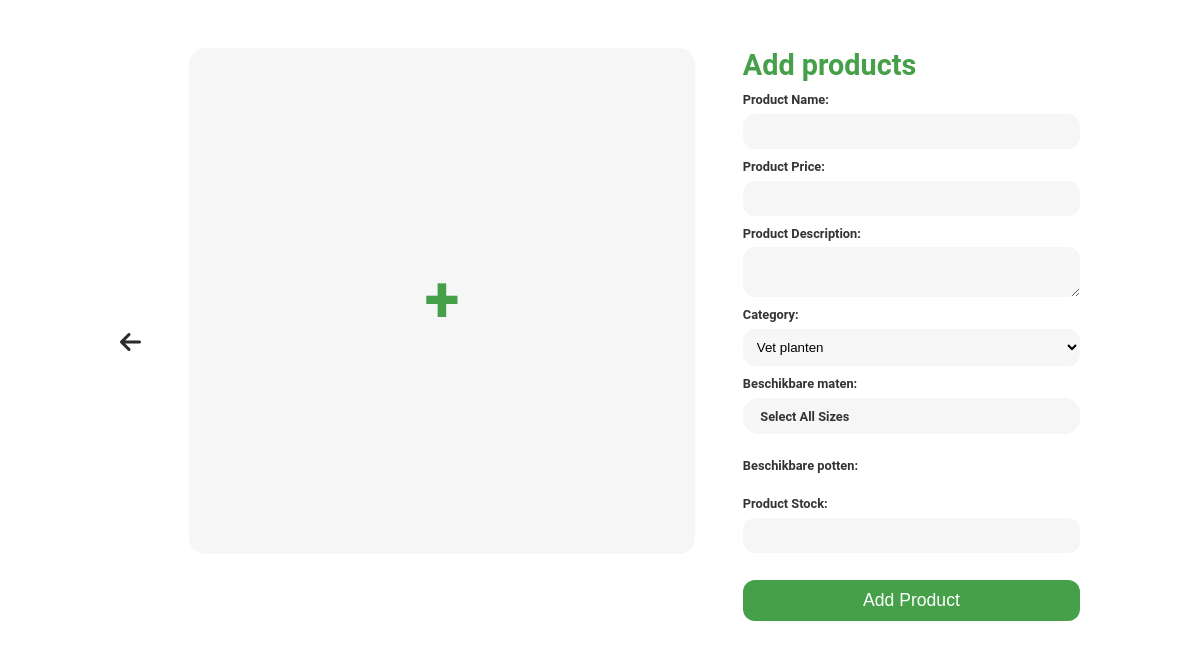
Before: /add-product.php (signed in) with the older database file.
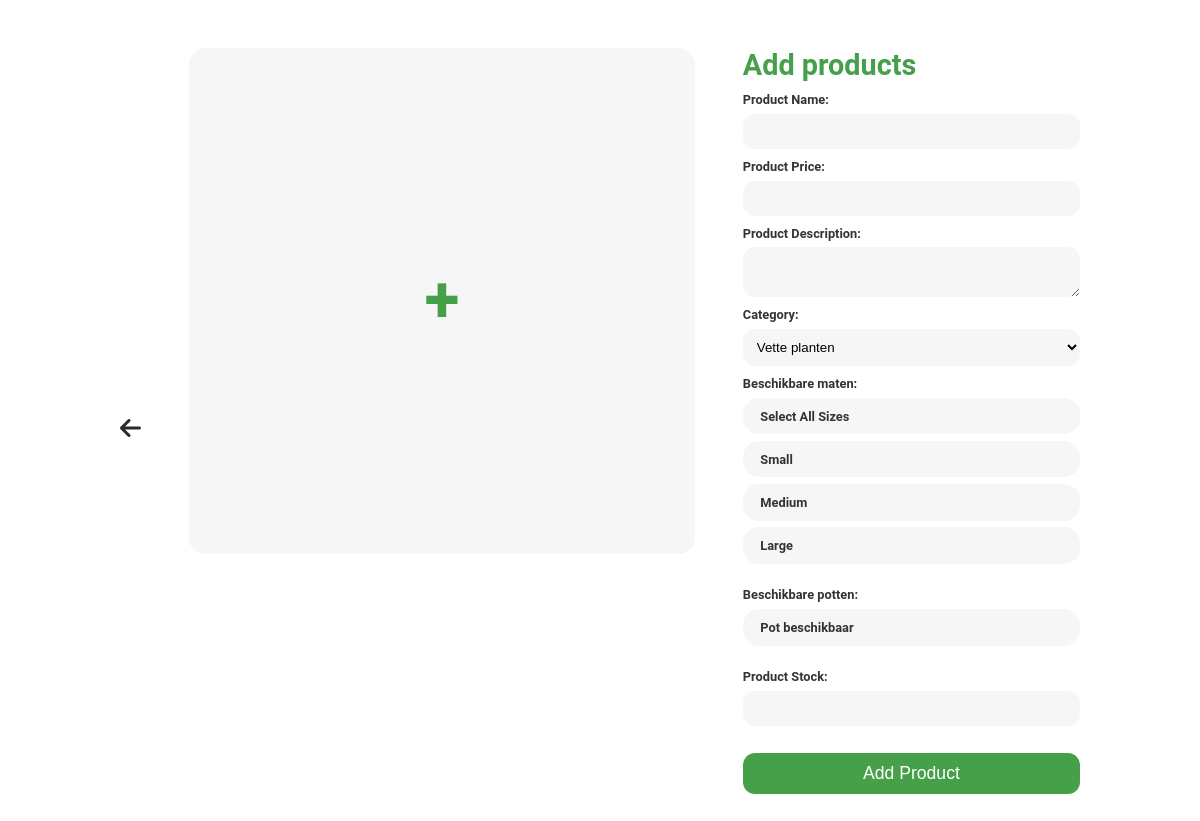
After: the same page with the newer database file.
### tables this page shows
CREATE TABLE `options` (
  `id` int(11) NOT NULL,
  `name` varchar(255) NOT NULL,
  `type` enum('size','pot') NOT NULL
);

### classes/Category.php (called while the page is built, shortened)
<?php
class Category
{
    public static function getAll()
    {
        $conn = Db::getConnection();
        $statement = $conn->prepare("SELECT * FROM category");
        $statement->execute();
        return $statement->fetchAll(PDO::FETCH_ASSOC);
    }
}
?>

### classes/Option.php (called while the page is built, shortened)
<?php
class Option {
    public static function getAll() {
        $conn = Db::getConnection();
        $statement = $conn->prepare("SELECT * FROM options");
        $statement->execute();
        return $statement->fetchAll(PDO::FETCH_ASSOC);
    }
}

### add-product.php (the view, shortened to what this page needs)
<?php
include_once(__DIR__ . '/classes/Category.php');
include_once(__DIR__ . '/classes/Option.php');
$categories = Category::getAll();
$options = Option::getAll();
?>
<!DOCTYPE html>
<html lang="en">
<head>
    <link rel="stylesheet" href="https://cdnjs.cloudflare.com/ajax/libs/font-awesome/6.0.0-beta3/css/all.min.css">
    <link rel="stylesheet" href="style.css">
</head>
<body>
<section class="product padding">
    <form class="form-group add-product-container" method="post" action="" enctype="multipart/form-data">
        <div class="back">
            <a class="back-icon" href="admin-dash.php">
                <i class="fa fa-arrow-left" aria-hidden="true"></i>
            </a>
        </div>
        <div class="product-image">
            <label for="image" class="image-upload-label">
                <span class="upload-icon">+</span>
            </label>
        </div>
        <div class="product-details">
            <h2>Add products</h2>
            <label for="product_name">Product Name:</label>
            <input type="text" id="product_name" name="product_name" required>
            <label for="product_price">Product Price:</label>
            <input type="number" id="product_price" name="product_price" required>
            <label for="product_description">Product Description:</label>
            <textarea id="product_description" name="product_description" required></textarea>
            <label for="category">Category:</label>
            <select name="category" id="category">
                <?php if (!empty($categories)): ?>
                    <?php foreach ($categories as $category): ?>
                        <option value="<?= htmlspecialchars($category['id']); ?>">
                            <?= htmlspecialchars($category['name']); ?>
                        </option>
                    <?php endforeach; ?>
                <?php else: ?>
                    <option value="">No categories available</option>
                <?php endif; ?>
            </select>
            <div class="options-group">
                <label>Beschikbare maten:</label>
                <label class="option-button">
                    <span>Select All Sizes</span>
                </label>
                <?php foreach ($options as $option): ?>
                    <?php if ($option['type'] == 'size'): ?>
                        <label class="option-button">
                            <span><?= htmlspecialchars($option['name']); ?></span>
                        </label>
                    <?php endif; ?>
                <?php endforeach; ?>
            </div>
            <div class="options-group">
                <label>Beschikbare potten:</label>
                <?php foreach ($options as $option): ?>
                    <?php if ($option['type'] == 'pot'): ?>
                        <label class="option-button">
                            <span><?= htmlspecialchars($option['name']); ?></span>
                        </label>
                    <?php endif; ?>
                <?php endforeach; ?>
            </div>
            <label for="product_stock">Product Stock:</label>
            <input type="number" id="product_stock" name="product_stock" required>
            <button class="btn btn-admin" type="submit" name="add_product">Add Product</button>
        </div>
    </form>
</section>
</body>
</html>

Changed rows visible on the page:
added options: name "Small", shown under "Add products"
added options: name "Medium", shown under "Add products"
added options: name "Large", shown under "Add products"
added options: name "Pot beschikbaar"
Other visible differences:
form field category: "Vet planten" → "Vette planten"
